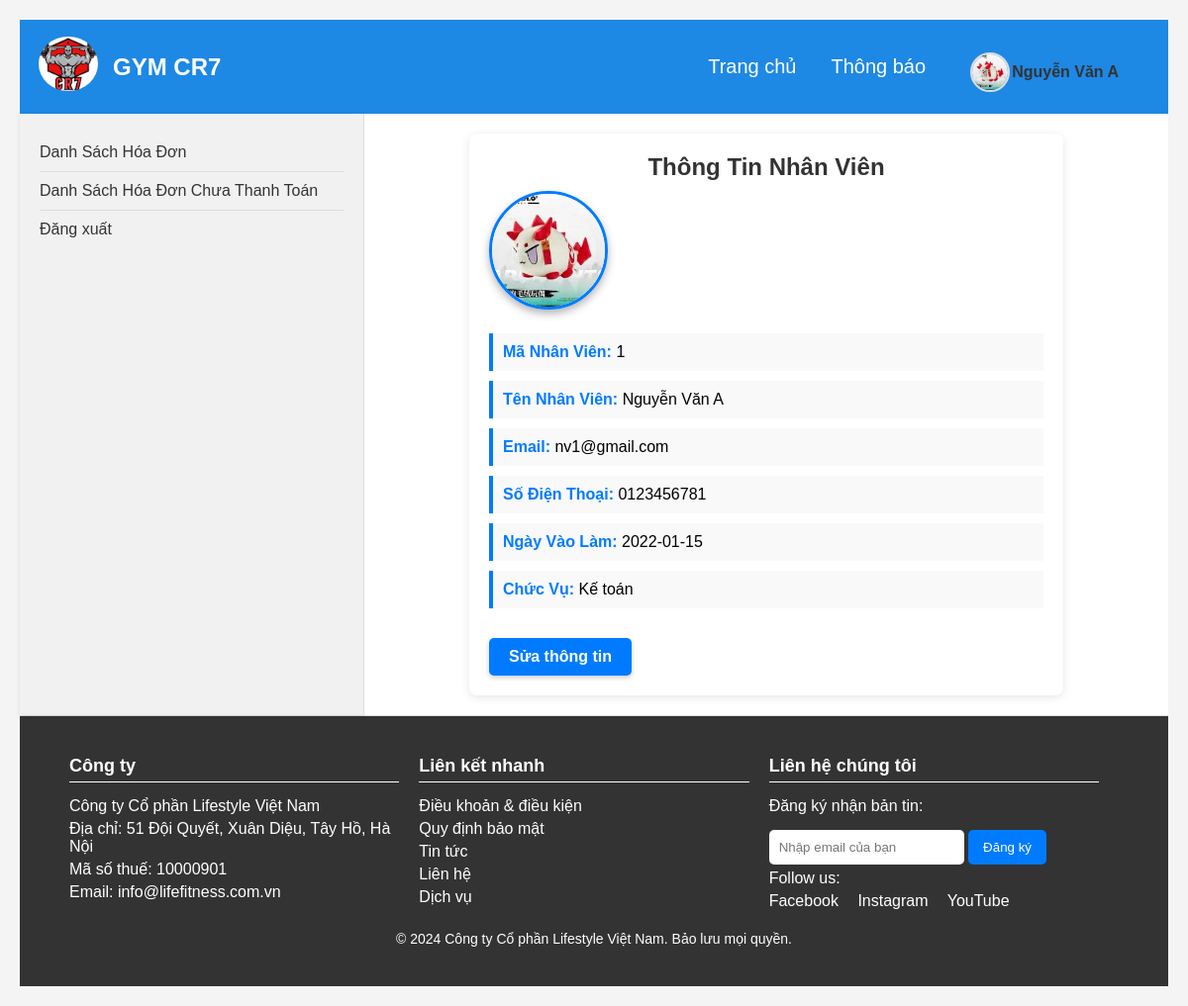
The app's page /ketoan.php?chitietnhanvien (signed in) with its own data.
### tables this page shows
CREATE TABLE `nhanvien` (
  `MaNV` int(11) NOT NULL,
  `TenNV` varchar(100) NOT NULL,
  `HinhAnhNV` varchar(255) DEFAULT NULL,
  `Email` varchar(100) NOT NULL,
  `Sdt` varchar(15) NOT NULL,
  `NgayVaoLam` date NOT NULL,
  `MaTK` int(11) DEFAULT NULL,
  `MaCV` int(11) DEFAULT NULL,
  `xoa` tinyint(1) DEFAULT 0
);

CREATE TABLE `chucvu` (
  `MaCV` int(11) NOT NULL,
  `TenCV` varchar(100) NOT NULL,
  `MoTa` varchar(255) DEFAULT NULL
);

### modal/dangnhap.php (called while the page is built, shortened)
<?php
    class dangNhap{
        public function select1NV($ma){
            $p = new clsketnoi();
            $con = $p ->moketnoi();
            if($con){
                $str = " SELECT *
                from taikhoan tk inner join nhanvien nv
                on tk.MaTK = nv.MaTK inner join chucvu cv
                on nv.MaCV = cv.MaCV
                WHERE tk.MaTK = $ma ";
                $tbl = $con ->query($str);
                return $tbl;
            }else{
                echo "truy vấn sai";
                return false;
            }
        }
    }
?>

### controller/getdangnhap.php (called while the page is built, shortened)
<?php
    include_once("modal/dangnhap.php");
    class GetDangNhap{
        public function Lay1NV($ma){
            $p = new dangNhap();
            $con = $p -> select1NV($ma);
            if($con){
                if($con -> num_rows > 0){
                    return $con;
                }else{
                    return 0;
                }
            }else{
                echo "Loi to cha ba luaaaaaaaaaaaaaaaaaaaaaa";
                return false;
            }
        }
    }
?>

### view/chitietnhanvien.php (the view, shortened to what this page needs)
<!DOCTYPE html>
<html lang="vi">
<head>
</head>
<body>
<div class="employee-info">
    <h2>Thông Tin Nhân Viên</h2>
    <?php
        include_once("controller/getdangnhap.php");
        $p = new GetDangNhap();
        if(isset($_SESSION["dn1"])) {
            $matk = $_SESSION["manv"];
            $con1 = $p -> Lay1NV($matk);
            if($con1){
                $r1 = $con1 -> fetch_assoc();
                $anh = $r1["HinhAnhNV"];
                $manone = $r1["MaNV"];
                $ten = $r1["TenNV"];
                $email = $r1["Email"];
                $sdt = $r1["Sdt"];
                $ngayvaolam = $r1["NgayVaoLam"];
                $chucvu = $r1["TenCV"];
            }
            echo "<img src='image/avtNV/" . $anh . "' alt='Avatar' class='avatar1'>";
            echo '<div class="info-item"><strong>Mã Nhân Viên:</strong> ' . $manone. '</div>';
            echo '<div class="info-item"><strong>Tên Nhân Viên:</strong> ' . $ten . '</div>';
            echo '<div class="info-item"><strong>Email:</strong> ' . $email . '</div>';
            echo '<div class="info-item"><strong>Số Điện Thoại:</strong> ' . $sdt . '</div>';
            echo '<div class="info-item"><strong>Ngày Vào Làm:</strong> ' . $ngayvaolam . '</div>';
            echo '<div class="info-item"><strong>Chức Vụ:</strong> ' . $chucvu . '</div>';
            echo "<a class='edit' href='ketoan.php?chitietnhanvien&suanv=" . $_SESSION["manv"] . "'>Sửa thông tin</a>" ;
        }else if(isset($_SESSION["dn2"])) {
            $matk = $_SESSION["manv"];
            $con1 = $p -> Lay1NV($matk);
            if($con1){
                $r1 = $con1 -> fetch_assoc();
                $anh = $r1["HinhAnhNV"];
                $manone = $r1["MaNV"];
                $ten = $r1["TenNV"];
                $email = $r1["Email"];
                $sdt = $r1["Sdt"];
                $ngayvaolam = $r1["NgayVaoLam"];
                $chucvu = $r1["TenCV"];
                $macv = $r1["MaCV"];
            }
            echo "<img src='image/avtNV/" . $anh . "' alt='Avatar' class='avatar1'>";
            echo '<div class="info-item"><strong>Mã Nhân Viên:</strong> ' . $manone. '</div>';
            echo '<div class="info-item"><strong>Tên Nhân Viên:</strong> ' . $ten . '</div>';
            echo '<div class="info-item"><strong>Email:</strong> ' . $email . '</div>';
            echo '<div class="info-item"><strong>Số Điện Thoại:</strong> ' . $sdt . '</div>';
            echo '<div class="info-item"><strong>Ngày Vào Làm:</strong> ' . $ngayvaolam . '</div>';
            echo '<div class="info-item"><strong>Chức Vụ:</strong> ' . $chucvu . '</div>';
            echo "<a class='edit' href='kythuatvien.php?chitietnhanvien&suanv=" . $_SESSION["manv"] . "'>Sửa thông tin</a>" ;
        }
    ?>
</div>
</body>
</html>

### ketoan.php (shortened to what this page needs)
<!DOCTYPE html>
<html lang="en">
<head>
</head>
<body>
    <div id="khung">
        <header>
            <div id="logo">
                <a href="ketoan.php"><img src="../GYM/image/logo.jpg" alt="" srcset=""></a>
                <p style="float:right"><a href="ketoan.php">GYM CR7</a></p>
            </div>
            <div id="noidung">
                <a href="ketoan.php">Trang chủ</a>
                <a href="ketoan.php?thongbao">Thông báo</a>
                <?php
                    include_once("controller/getdangnhap.php");
                    $p = new GetDangNhap();
                    if(isset($_SESSION["dn1"])) {
                        $matk = $_SESSION["manv"];
                        $con1 = $p -> Lay1NV($matk);
                        if($con1){
                            $r1 = $con1 -> fetch_assoc();
                            $anh = $r1["HinhAnhNV"];
                            $ten = $r1["TenNV"];
                        }
                    }
                ?>
            <div class="user-dropdown">
                <div class="user-info">
                    <?php
                        echo '
                            <a href="nhanvien.php">
                                <img src="../GYM/image/avtNV/'.$anh.'" alt="" class="user">
                                <span>'.$ten.'</span>
                            </a>
                        ';
                    ?>
                </div>
            </div>
            </div>
        </header>
        <section>
            <article id="a1">
            <a href="ketoan.php?xemhoadon">Danh Sách Hóa Đơn</a>
            <a href="ketoan.php?khchuatt">Danh Sách Hóa Đơn Chưa Thanh Toán</a>
            <a href="ketoan.php?dangxuat" >Đăng xuất</a>
            </article>
            <article id="a2">
    <?php
        if(isset($_REQUEST["chitietnhanvien"])){
            if(isset($_REQUEST["suanv"])){
                include_once("view/suathongtincanhannhanvien.php");
            } else {
                include_once("view/chitietnhanvien.php");
            }
        }else if(isset($_REQUEST["doimatkhau"])){
            include_once("view/doimatkhauNV.php");
        }else if(isset($_REQUEST["dangxuat"])){
            include_once("view/dangxuat.php");
        }else if(isset($_REQUEST["xemhoadon"])){
            if(isset($_REQUEST["page"])){
                include_once("view/danhsachhoadon.php");
            }else{
                include_once("view/danhsachhoadon.php");
            }
        }else if(isset($_REQUEST["khchuatt"])){
            if(isset($_REQUEST["page"])){
                include_once("view/danhsachhoadonchuathanhtoan.php");
            }else{
                include_once("view/danhsachhoadonchuathanhtoan.php");
            }
        }elseif(isset($_REQUEST["thongbao"])){
            include_once("view/thongbao.php");
        }
    ?>
</article>
        </section>
        <footer>
            <div class="footer-content">
                <div class="footer-section">
                    <h4>Công ty</h4>
                    <p>Công ty Cổ phần Lifestyle Việt Nam</p>
                    <p>Địa chỉ: 51 Đội Quyết, Xuân Diệu, Tây Hồ, Hà Nội</p>
                    <p>Mã số thuế: 10000901</p>
                    <p>Email: <a href="mailto:info@lifefitness.com.vn">info@lifefitness.com.vn</a></p>
                </div>
                <div class="footer-section">
                    <h4>Liên kết nhanh</h4>
                    <p><a href="#">Điều khoản & điều kiện</a></p>
                    <p><a href="#">Quy định bảo mật</a></p>
                    <p><a href="#">Tin tức</a></p>
                    <p><a href="#">Liên hệ</a></p>
                    <p><a href="#">Dịch vụ</a></p>
                </div>
                <div class="footer-section">
                    <h4>Liên hệ chúng tôi</h4>
                    <p>Đăng ký nhận bản tin:</p>
                    <input type="email" placeholder="Nhập email của bạn" />
                    <button>Đăng ký</button>
                    <p>Follow us:</p>
                    <div class="social-media">
                        <a href="#">Facebook</a>
                        <a href="#">Instagram</a>
                        <a href="#">YouTube</a>
                    </div>
                </div>
            </div>
            <div class="footer-bottom">
                <p>&copy; 2024 Công ty Cổ phần Lifestyle Việt Nam. Bảo lưu mọi quyền.</p>
            </div>
        </footer>
    </div>
</body>
</html>

### ketoan.php (style rules this page uses)
* { box-sizing: border-box; margin: 0; padding: 0; }
#khung { width: 100%; height: auto; font-family: Arial, sans-serif; }
header { display: flex; justify-content: space-between; align-items: center; background-color: #1e88e5; color: #fff; padding: 15px; }
#logo { margin-right: auto; }
#logo img { height: 50px; border-radius: 50%; }
#noidung { display: flex; align-items: center; }
#noidung a { color: #fff; text-decoration: none; margin-right: 35px; font-size: 20px; transition: color 0.3s ease; }
section { display: flex; height: auto ; border-bottom: 1px solid #ddd; }
#a1 { width: 30%; background-color: #f1f1f1; padding: 20px; border-right: 1px solid #ddd; box-shadow: 0 2px 5px rgba(0, 0, 0, 0.1); }
#a1 a { display: block; color: #333; text-decoration: none; font-size: 16px; padding: 10px 0; transition: color 0.3s ease; }
#a1 a:not(:last-child) { border-bottom: 1px solid #ddd; }
#a2 { width: 70%; padding: 20px; background-color: #fff; }
footer { background-color: #333; color: white; padding: 40px 50px; }
.footer-content { display: flex; justify-content: space-between; flex-wrap: wrap; }
.footer-section { flex: 1; min-width: 250px; margin-right: 20px; }
.footer-section h4 { margin-bottom: 15px; font-size: 18px; border-bottom: 1px solid #ffffff; padding-bottom: 5px; }
.footer-section p { margin: 5px 0; }
.footer-section a { color: #ffffff; text-decoration: none; }
.footer-bottom { text-align: center; margin-top: 20px; font-size: 14px; }
input[type="email"] { padding: 10px; margin-top: 10px; border: none; border-radius: 5px; }
button { padding: 10px 15px; margin-top: 10px; border: none; border-radius: 5px; background-color: #007bff; color: white; cursor: pointer; }
.social-media a { margin-right: 15px; color: #ffffff; }
#logo { display: flex; align-items: center; padding: 2px 4px; border-radius: 5px; }
#logo img { width: 60px; height: auto; margin-right: 15px; }
#logo p { margin: 0; }
#logo a { text-decoration: none; color: white; font-size: 24px; font-weight: bold; transition: color 0.3s; }
.user-dropdown { position: relative; display: inline-block; cursor: pointer; margin-left: 10px; top: 5px; }
.user-info a { display: flex; align-items: center; gap: 2px; color: white; }
.user-info img { width: 40px; height: 40px; border-radius: 50%; object-fit: cover; border: 2px solid #ddd; transition: transform 0.3s; }
.user-info span { font-size: 16px; font-weight: bold; color: #333; }

### view/chitietnhanvien.php (style rules this page uses)
body { font-family: Arial, sans-serif; background-color: #f4f4f4; margin: 0; padding: 20px; }
.employee-info { background: white; border-radius: 8px; box-shadow: 0 2px 10px rgba(0, 0, 0, 0.1); padding: 20px; max-width: 600px; margin: auto; }
h2 { text-align: center; color: #333; }
.info-item { margin: 10px 0; padding: 10px; border-left: 4px solid #007bff; background: #f9f9f9; }
.info-item strong { color: #007bff; }
.edit { display: inline-block; margin-top: 20px; padding: 10px 20px; color: #fff; background-color: #007bff; text-decoration: none; font-weight: bold; text-align: center; border-radius: 5px; box-shadow: 0 2px 5px rgba(0, 0, 0, 0.2); transition: background-color 0.3s, box-shadow 0.3s; }
.avatar1 { width: 120px; height: 120px; border-radius: 50%; object-fit: cover; margin: 10px auto; box-shadow: 0 4px 8px rgba(0, 0, 0, 0.3); border: 3px solid #007BFF; }

### records on screen
nhanvien: HinhAnhNV (picture), TenNV "Nguyễn Văn A", MaNV "1", Email "nv1@gmail.com", Sdt "0123456781", NgayVaoLam "2022-01-15", MaCV.TenCV "Kế toán"
